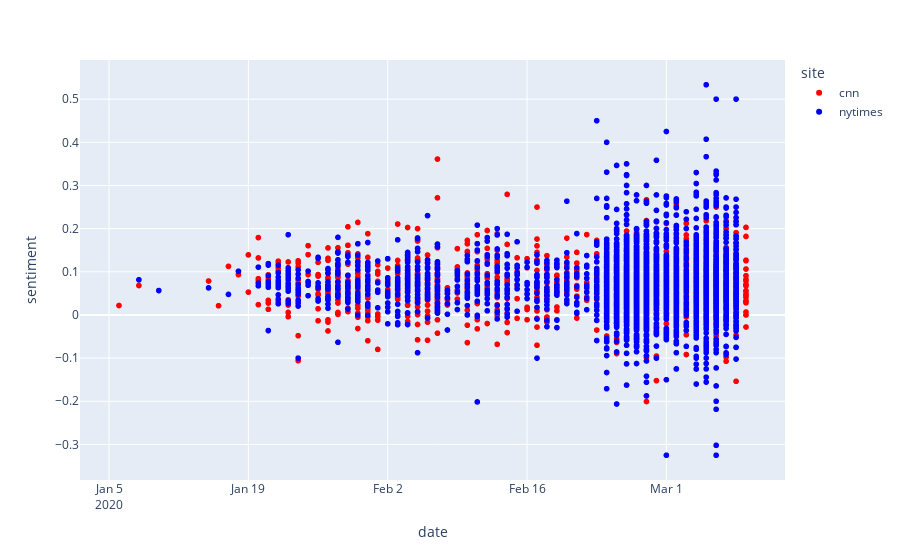

Notebook code cell kept with this figure:
### Code cell
px.scatter(articles, x='date', y='sentiment', color='site', color_discrete_map={'cnn':'red', 'nytimes':'blue'})

### Figure 1 — Plotly figure (JSON) as saved in the notebook; plotly's stock layout.template omitted (floating-point values rounded to 4 significant figures; data arrays with more than 128 entries replaced by an {"elided": "..."} marker saying what was removed)
{"data": [{"hoverlabel": {"namelength": 0}, "hovertemplate": "site=cnn<br>date=%{x}<br>sentiment=%{y}", "legendgroup": "cnn", "marker": {"color": "red", "symbol": "circle"}, "mode": "markers", "name": "cnn", "showlegend": true, "type": "scattergl", "x": {"elided": "1073 str values"}, "xaxis": "x", "y": {"elided": "1073 float values"}, "yaxis": "y"}, {"hoverlabel": {"namelength": 0}, "hovertemplate": "site=nytimes<br>date=%{x}<br>sentiment=%{y}", "legendgroup": "nytimes", "marker": {"color": "blue", "symbol": "circle"}, "mode": "markers", "name": "nytimes", "showlegend": true, "type": "scattergl", "x": {"elided": "3452 str values"}, "xaxis": "x", "y": {"elided": "3452 float values"}, "yaxis": "y"}], "layout": {"legend": {"title": {"text": "site"}, "tracegroupgap": 0}, "margin": {"t": 60}, "xaxis": {"anchor": "y", "domain": [0, 1], "title": {"text": "date"}}, "yaxis": {"anchor": "x", "domain": [0, 1], "title": {"text": "sentiment"}}}}
